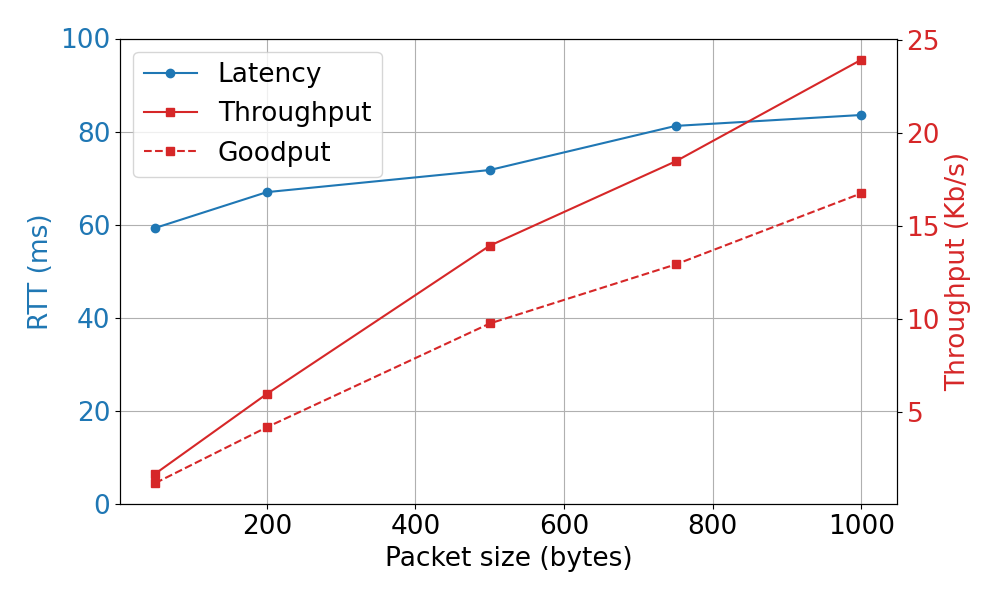

Here is the Python script that generated this plot:
import matplotlib.pyplot as plt
import numpy as np
plt.rcParams.update({'font.size': 19})

# Données
rtt_by_size = {
    50: 59.3304,
    200: 67.0109,
    500: 71.7599,
    750: 81.2309,
    1000: 83.5771,
}

packet_sizes = sorted(rtt_by_size.keys())
rtt_values = [rtt_by_size[size] for size in packet_sizes]
T = np.array([2*size / rtt_by_size[size] for size in packet_sizes])
G = 0.7 * T

# Tracé
fig, ax1 = plt.subplots(figsize=(10, 6))

color = 'tab:blue'
ax1.set_xlabel("Packet size (bytes)")
ax1.set_ylabel("RTT (ms)", color=color)
line1, = ax1.plot(packet_sizes, rtt_values, marker='o', linestyle='-', color=color, label='Latency')
ax1.tick_params(axis='y', labelcolor=color)
ax1.set_ylim(0, 100)
ax1.grid(True)

# Axe secondaire pour T
ax2 = ax1.twinx()
color = 'tab:red'
line2, = ax2.plot(packet_sizes, T, marker='s', linestyle='-', color=color, label='Throughput')
line3, = ax2.plot(packet_sizes, G, marker='s', linestyle='--', color=color, label='Goodput')
ax2.set_ylabel("Throughput (Kb/s)", color=color)
ax2.tick_params(axis='y', labelcolor=color)

# Combinaison des légendes
lines = [line1, line2, line3]
labels = [line.get_label() for line in lines]
ax1.legend(lines, labels, loc='upper left')

fig.tight_layout()
plt.savefig('RTT_size.png')
plt.show()
